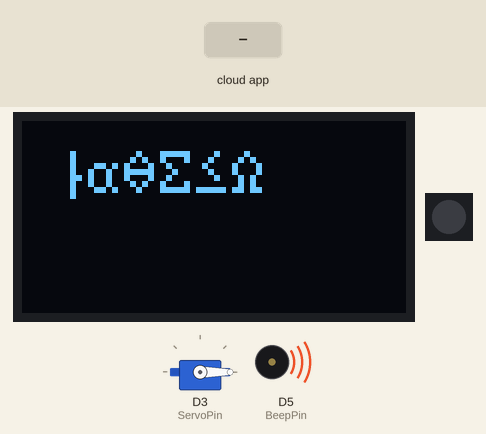
Simulated run of this sketch. Board: ESP8266 (NodeMCU). On the bench: servo, 128×64 one-colour display, 1 RGB LEDs in strip order, left to right, buzzer (waves = sounding, pin HIGH). The inputs (shaded band) are chosen by the test bench. Dim RGB values are drawn brighter than linear; WiFi joins after 1.5 s; servers stay silent unless stated; the display library's start-up logo is not drawn; no MQTT or app messages arrive unless stated; what the sketch prints to the serial monitor is not drawn.

Above: at 2.8 s.
2.9 s: the phone or cloud app sets Led to 1
At 3.2 s:
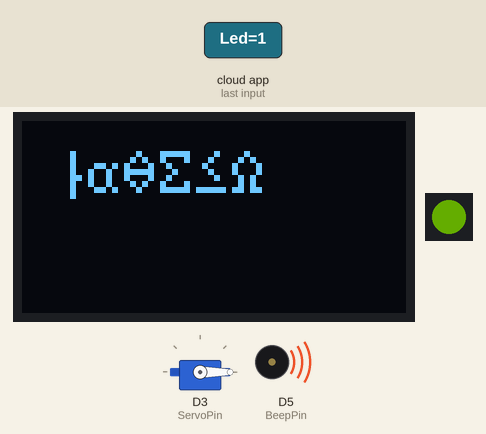
4.4 s: the phone or cloud app sets Screen to 0
At 5.1 s:
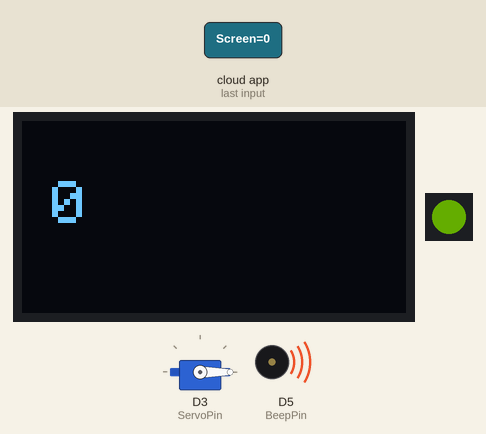
5.9 s: the phone or cloud app sets Led to 0
At 6.8 s:
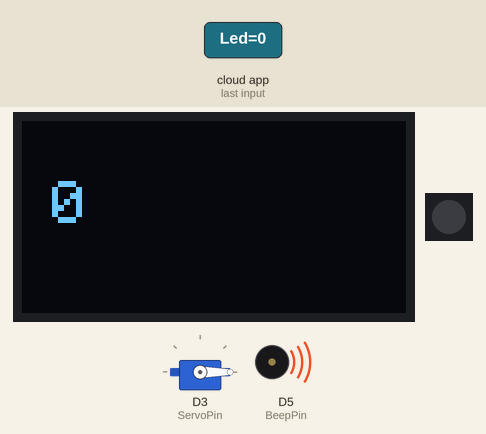
7.4 s: the phone or cloud app sets Beep to 0
At 7.8 s:
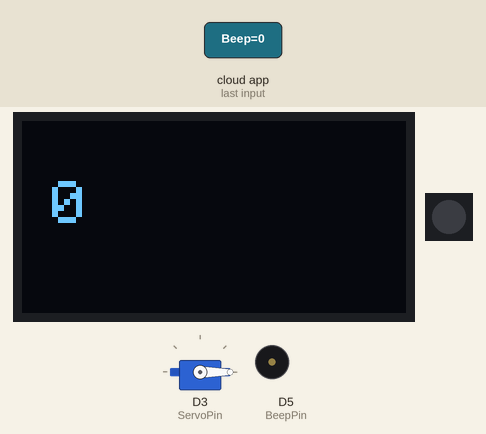
9.4 s: the phone or cloud app sets Servo to 1
At 10.4 s:
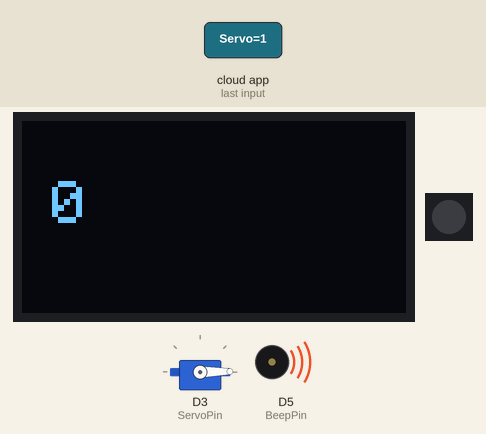
10.9 s: the phone or cloud app sets Screen to 1
At 11.5 s:
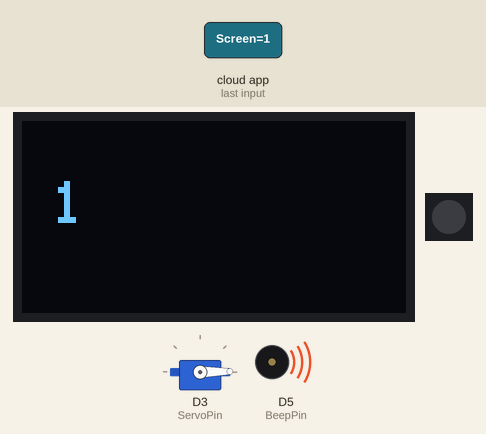
Timing chart, 0 to 13.4 s (numbered marks = the images above; inputs shaded):
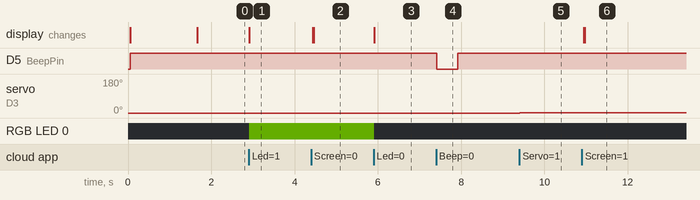

Measured:
- after the input at 2.9 s, RGB LED 0: off → RGB(29, 50, 0) at once
- after the input at 4.4 s, the display: first changes at once (image 2 shows a later state)
- after the input at 5.9 s, RGB LED 0: RGB(29, 50, 0) → off at once
- after the input at 7.4 s, D5 (BeepPin): HIGH → LOW at once, → HIGH 0.50 s later
- after the input at 9.4 s, servo on D3 (ServoPin): 0° → 1° at once
- after the input at 10.9 s, the display: first changes at once (image 6 shows a later state)

The sketch:

Adafrut_and_IFTTT.ino
```cpp
#include <ESP8266WiFi.h>
#include "Adafruit_MQTT.h"
#include "Adafruit_MQTT_Client.h"
#include <Adafruit_NeoPixel.h>
#include <Servo.h>
#include <Adafruit_SSD1306.h>
#include <Adafruit_GFX.h>
#include <ArduinoOTA.h>


#define SCREEN_WIDTH 128 // OLED display width, in pixels
#define SCREEN_HEIGHT 64 // OLED display height, in pixels
#define Led            D6
#define BeepPin 14
#define ServoPin 0
#define MotionPin 13


Adafruit_NeoPixel strip = Adafruit_NeoPixel(1, Led, NEO_GRB + NEO_KHZ800);
Adafruit_SSD1306 display(SCREEN_WIDTH, SCREEN_HEIGHT, &Wire);

#define WLAN_SSID       "Kostik"             // Your SSID
#define WLAN_PASS       "Sofik_pro"        // Your password

/************************* Adafruit.io Setup *********************************/

#define AIO_SERVER      "io.adafruit.com"
#define AIO_SERVERPORT  1883                   // use 8883 for SSL
#define AIO_USERNAME    "GoogleEsp8266"            // Replace it with your username
#define AIO_KEY         "b7de1a07cbbb48a2a7bf3e2182f6d738"   // Replace with your Project Auth Key

/************ Global State (you don't need to change this!) ******************/
int motionstate = 0;
int minSecsBetweenEmails = 20; // 1 min
long lastSend = -minSecsBetweenEmails * 1000; // змінна для запобігання відправки декількох листів одночасно

// Create an ESP8266 WiFiClient class to connect to the MQTT server.
WiFiClient client;
// or... use WiFiFlientSecure for SSL
//WiFiClientSecure client;

// Setup the MQTT client class by passing in the WiFi client and MQTT server and login details.
Adafruit_MQTT_Client mqtt(&client, AIO_SERVER, AIO_SERVERPORT, AIO_USERNAME, AIO_KEY);

/****************************** Feeds ***************************************/


// Setup a feed called 'onoff' for subscribing to changes.
Adafruit_MQTT_Subscribe Light1 = Adafruit_MQTT_Subscribe(&mqtt, AIO_USERNAME"/feeds/Led"); // FeedName
Adafruit_MQTT_Subscribe Screen = Adafruit_MQTT_Subscribe(&mqtt, AIO_USERNAME"/feeds/Screen"); // FeedName
Adafruit_MQTT_Subscribe slider = Adafruit_MQTT_Subscribe(&mqtt, AIO_USERNAME"/feeds/Servo");
Adafruit_MQTT_Subscribe Clear = Adafruit_MQTT_Subscribe(&mqtt, AIO_USERNAME "/feeds/Clear");
Adafruit_MQTT_Subscribe Beep = Adafruit_MQTT_Subscribe(&mqtt, AIO_USERNAME "/feeds/Beep");
Adafruit_MQTT_Subscribe color = Adafruit_MQTT_Subscribe(&mqtt, AIO_USERNAME "/feeds/color");
Adafruit_MQTT_Subscribe Motion = Adafruit_MQTT_Subscribe(&mqtt, AIO_USERNAME "/feeds/Motion");
Adafruit_MQTT_Publish Move = Adafruit_MQTT_Publish(&mqtt, AIO_USERNAME "/feeds/Move");
Servo servo;
  long hexColor = -1 ;
void MQTT_connect();

void setup() {
  Serial.begin(115200);

  servo.attach(ServoPin);
  servo.write(0);


    if(!display.begin(SSD1306_SWITCHCAPVCC, 0x3C)) { // Address 0x3D for 128x64
    Serial.println(F("SSD1306 allocation failed"));
    for(;;); // Don't proceed, loop forever
  }
  display.display();
  display.cp437(true);
  display.clearDisplay();

  pinMode(Led, OUTPUT);
  pinMode(BeepPin, OUTPUT);
  pinMode(MotionPin, INPUT);
  digitalWrite(BeepPin, HIGH);


  strip.begin();
  strip.setBrightness(50);
  strip.show();
  colorWipe(strip.Color(0, 0, 0), 50);

  // Connect to WiFi access point.
  Serial.println(); Serial.println();
  Serial.print("Connecting to ");
  Serial.println(WLAN_SSID);

  WiFi.begin(WLAN_SSID, WLAN_PASS);
  while (WiFi.status() != WL_CONNECTED) {
    delay(500);
    Serial.print(".");
  }
  Serial.println();

  Serial.println("WiFi connected");
  Serial.println("IP address: ");
  Serial.println(WiFi.localIP());
   ArduinoOTA.setHostname("Mqtt-server");
   ArduinoOTA.setPassword((const char *)"Haiduk");
   ArduinoOTA.begin();

  // Setup MQTT subscription for onoff feed.
  mqtt.subscribe(&Light1);
  mqtt.subscribe(&slider);
  mqtt.subscribe(&Screen);
  mqtt.subscribe(&Clear);
  mqtt.subscribe(&Beep);
  mqtt.subscribe(&color);
  mqtt.subscribe(&Motion);
   display.display();
  display.cp437(true);
  display.clearDisplay();
  display.setTextSize(2); // Draw 2X-scale text
  display.setTextColor(WHITE);
  display.setCursor(10, 10);
  display.println(utf8rus("Гайдук\r"));
  display.display();
}

void loop() {

  MQTT_connect();
  ArduinoOTA.handle();
  Adafruit_MQTT_Publish *publishh;
  Adafruit_MQTT_Subscribe *subscription;
  while ((subscription = mqtt.readSubscription(200))) {
      if (subscription == &slider) {
      Serial.print(F("Slider: "));
      Serial.println((char *)slider.lastread);
      int sliderval = atoi((char *)slider.lastread);  // convert to a number
      servo.write(sliderval);
    }
     if (subscription == &Clear)
     {
      display.clearDisplay();
      display.display();
     }
     if (subscription == &Beep)
     {
     digitalWrite(BeepPin, LOW);
     delay(500);
     digitalWrite(BeepPin, HIGH);
      }
    if (subscription == &Light1) {
      Serial.print(F("Got: "));
      Serial.println((char *)Light1.lastread);
      int Light1_State = atoi((char *)Light1.lastread);
      if (Light1_State == 1)
      {
          colorWipe(strip.Color(148, 255, 0), 50); // Red
      }
      if (Light1_State == 0){
        colorWipe(strip.Color(0, 0, 0), 50);
      }
    }
   if (subscription == &Screen){
    Serial.print(F("Gots: "));
    Serial.println((char *)Screen.lastread);
    String text = (char *)Screen.lastread;
  display.clearDisplay();
  display.display();
  display.setTextSize(2); // Draw 2X-scale text
  display.setTextColor(WHITE);
  display.setCursor(10, 20);
  display.println(utf8rus(text));
  display.display();      // Show initial text
   }
   if (subscription == &Motion){
    Serial.print(F("Got: "));
    Serial.println((char *)Motion.lastread);
    motionstate = atoi((char *)Motion.lastread);  // convert to a number
   }

   mqtt.ping();
  }
        long now = millis();
  if (motionstate == 1){
  if (digitalRead(MotionPin) == HIGH) // перевіряємо що на пін подається сигнал високого рівня, тобто детектовано рух
  {
  if (now > (lastSend + minSecsBetweenEmails * 1000)) //додаткова перевірка від надлишкового спрацювання
  {   Move.publish(1);
     display.clearDisplay();
  display.display();
  display.setTextSize(2); // Draw 2X-scale text
  display.setTextColor(WHITE);
  display.setCursor(10, 20);
  display.println("ALARM!");
  display.display();      // Show initial text
    lastSend = now;
  }
  }
  }


}
void MQTT_connect() {
  int8_t ret;

  // Stop if already connected.
  if (mqtt.connected()) {
    return;
  }

  Serial.print("Connecting to MQTT... ");

  uint8_t retries = 3;

  while ((ret = mqtt.connect()) != 0) { // connect will return 0 for connected
    Serial.println(mqtt.connectErrorString(ret));
    Serial.println("Retrying MQTT connection in 5 seconds...");
    mqtt.disconnect();
    delay(5000);  // wait 5 seconds
    retries--;
    if (retries == 0) {
      // basically die and wait for WDT to reset me
      while (1);
    }
  }
  Serial.println("MQTT Connected!");

}


void colorWipe(uint32_t c, uint8_t wait) {
  for(uint16_t i=0; i<strip.numPixels(); i++) {
    strip.setPixelColor(i, c);
    strip.show();
    delay(wait);
  }
}

String utf8rus(String source)
{
  int i,k;
  String target;
  unsigned char n;
  char m[2] = { '0', '\0' };

  k = source.length(); i = 0;

  while (i < k) {
    n = source[i]; i++;

    if (n >= 0xC0) {
      switch (n) {
        case 0xD0: {
          n = source[i]; i++;
          if (n == 0x81) { n = 0xA8; break; }
          if (n >= 0x90 && n <= 0xBF) n = n + 0x30;
          break;
        }
        case 0xD1: {
          n = source[i]; i++;
          if (n == 0x91) { n = 0xB8; break; }
          if (n >= 0x80 && n <= 0x8F) n = n + 0x70;
          break;
        }
      }
    }
    m[0] = n; target = target + String(m);
  }
return target;
}
```
